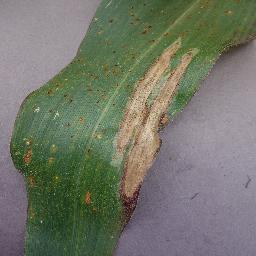
#> input picture data/Blight/39d7cc50-1271-4196-8a7b-ac11b470fe1f___RS_NLB 4163_180deg.JPG, 256 x 256 px; its folder holds only this picture in this run
$ python preprocess_corn_diseases.py
#> lines starting #> are read from the running program, lines starting #| are printed output that depends on the picture
import os
import numpy as np
import pandas as pd
import matplotlib.pyplot as plt
import seaborn as sns
from PIL import Image, ImageEnhance
from pathlib import Path
from collections import Counter
from tqdm import tqdm
import shutil
import warnings
warnings.filterwarnings('ignore')

# Configuración
SOURCE_DIR = Path('data')
OUTPUT_DIR = Path('data_processed')
CLASSES = ['Blight', 'Common_Rust', 'Gray_Leaf_Spot', 'Healthy']
TARGET_SIZE = (256, 256)
TARGET_SAMPLES = 3690  # Igualar a la clase más grande (Common_Rust)
BRIGHTNESS_RANGE = (0.8, 1.2)  # Rango de ajuste de brillo
RANDOM_SEED = 42

np.random.seed(RANDOM_SEED)

def create_output_structure():
    """Crear estructura de carpetas de salida"""
    print("=" * 60)
    print("PREPARANDO ESTRUCTURA DE DIRECTORIOS")
    print("=" * 60)

    if OUTPUT_DIR.exists():
        print(f"\nEliminando directorio existente: {OUTPUT_DIR}")
        shutil.rmtree(OUTPUT_DIR)

    OUTPUT_DIR.mkdir(exist_ok=True)
    for cls in CLASSES:
        (OUTPUT_DIR / cls).mkdir(exist_ok=True)

    print(f"\nDirectorio creado: {OUTPUT_DIR}")
    for cls in CLASSES:
        print(f"  - {OUTPUT_DIR / cls}")
#> in process_class, img is the input picture: PIL image 256x256 RGB; mean R, G, B 114.7, 118.5, 104.9

def normalize_brightness(img_array, target_mean=120):
    """Normalizar brillo de la imagen"""
#> called with target_mean = 120
    current_mean = img_array.mean()
#> current_mean = 112.7
    if current_mean == 0:
        return img_array

    # Ajustar brillo proporcionalmente
    factor = target_mean / current_mean
#> factor = 1.06
    factor = np.clip(factor, BRIGHTNESS_RANGE[0], BRIGHTNESS_RANGE[1])

    normalized = img_array * factor
    return np.clip(normalized, 0, 255).astype(np.uint8)

def augment_image(img, seed):
    """Aplicar data augmentation a una imagen"""
#> called with seed = 42
    np.random.seed(seed)

    # Rotación aleatoria
    angle = np.random.choice([0, 90, 180, 270])
    img = img.rotate(angle)
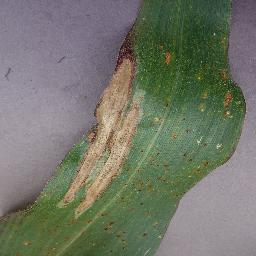
#> img: PIL image 256x256 RGB; mean R, G, B 114.7, 118.5, 104.9

    # Flip horizontal
    if np.random.random() > 0.5:
        img = img.transpose(Image.FLIP_LEFT_RIGHT)
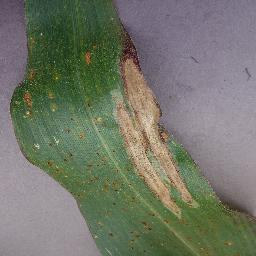
#> img: PIL image 256x256 RGB; mean R, G, B 114.7, 118.5, 104.9

    # Flip vertical
    if np.random.random() > 0.5:
        img = img.transpose(Image.FLIP_TOP_BOTTOM)

    # Ajuste de brillo aleatorio
    brightness_factor = np.random.uniform(0.9, 1.1)
    enhancer = ImageEnhance.Brightness(img)
    img = enhancer.enhance(brightness_factor)

    # Ajuste de contraste aleatorio
    contrast_factor = np.random.uniform(0.9, 1.1)
    enhancer = ImageEnhance.Contrast(img)
    img = enhancer.enhance(contrast_factor)

    return img

def process_class(cls, original_count):
    """Procesar todas las imágenes de una clase"""
    source_path = SOURCE_DIR / cls
    output_path = OUTPUT_DIR / cls

    # Obtener todas las imágenes originales
    image_files = list(source_path.glob('*'))

    print(f"\n{cls}:")
    print(f"  Imágenes originales: {original_count}")
    print(f"  Imágenes objetivo: {TARGET_SAMPLES}")

    processed_count = 0

    # Procesar imágenes originales
    for idx, img_file in enumerate(tqdm(image_files, desc=f"  Procesando {cls}")):
        try:
            # Cargar imagen
            img = Image.open(img_file).convert('RGB')

            # Redimensionar a 256x256
            img = img.resize(TARGET_SIZE, Image.Resampling.LANCZOS)

            # Normalizar brillo
            img_array = np.array(img)
            img_array = normalize_brightness(img_array)
            img = Image.fromarray(img_array)

            # Guardar imagen procesada
            output_file = output_path / f"{cls}_{processed_count:05d}.jpg"
            img.save(output_file, 'JPEG', quality=95)
            processed_count += 1

        except Exception as e:
            print(f"  Error procesando {img_file}: {e}")
            continue

    # Data augmentation si es necesario
    if processed_count < TARGET_SAMPLES:
        needed = TARGET_SAMPLES - processed_count
        print(f"  Aplicando augmentation: {needed} imágenes adicionales")

        aug_count = 0
        while aug_count < needed:
            # Seleccionar imagen aleatoria de las originales
            img_file = np.random.choice(image_files)

            try:
                img = Image.open(img_file).convert('RGB')
                img = img.resize(TARGET_SIZE, Image.Resampling.LANCZOS)

                # Aplicar augmentation
                img = augment_image(img, seed=RANDOM_SEED + aug_count)

                # Normalizar brillo
                img_array = np.array(img)
                img_array = normalize_brightness(img_array)
                img = Image.fromarray(img_array)

                # Guardar
                output_file = output_path / f"{cls}_aug_{aug_count:05d}.jpg"
                img.save(output_file, 'JPEG', quality=95)
                aug_count += 1
                processed_count += 1

            except Exception as e:
                continue

    print(f"  Total procesado: {processed_count}")
    return processed_count

def preprocess_dataset():
    """Preprocesar todo el dataset"""
    print("\n" + "=" * 60)
    print("PREPROCESAMIENTO DE IMÁGENES")
    print("=" * 60)

    # Contar imágenes originales
    original_counts = {}
    for cls in CLASSES:
        original_counts[cls] = len(list((SOURCE_DIR / cls).glob('*')))

    # Procesar cada clase
    processed_counts = {}
    for cls in CLASSES:
        processed_counts[cls] = process_class(cls, original_counts[cls])

    return original_counts, processed_counts

# [291 lines left out: functions analyze_processed_dataset, create_comparison_visualizations, create_sample_comparison, generate_preprocessing_report, verify_processed_data, not called in this run]

def main():
    """Función principal"""
    print("\n" + "=" * 60)
    print("PREPROCESAMIENTO COMPLETO - CORN DISEASES DETECTION")
    print("=" * 60)

    # Crear estructura
    create_output_structure()

    # Preprocesar dataset
    original_counts, processed_counts = preprocess_dataset()

    # Analizar resultados
    stats_df = analyze_processed_dataset()

    # Crear visualizaciones
    create_comparison_visualizations(stats_df)
    create_sample_comparison()

    # Generar reporte
    generate_preprocessing_report(original_counts, processed_counts, stats_df)

    # Verificación final
    verify_df = verify_processed_data()

    print("\n" + "=" * 60)
    print("PREPROCESAMIENTO COMPLETADO EXITOSAMENTE")
    print("=" * 60)
    print("\nArchivos generados:")
    print(f"  - {OUTPUT_DIR.absolute()}/ (dataset procesado)")
    print("  - preprocessing_results.png (visualizaciones)")
    print("  - samples_comparison.png (comparacion antes/despues)")
    print("  - preprocessing_report.txt (reporte completo)")
    print("\n")

if __name__ == "__main__":
    main()
